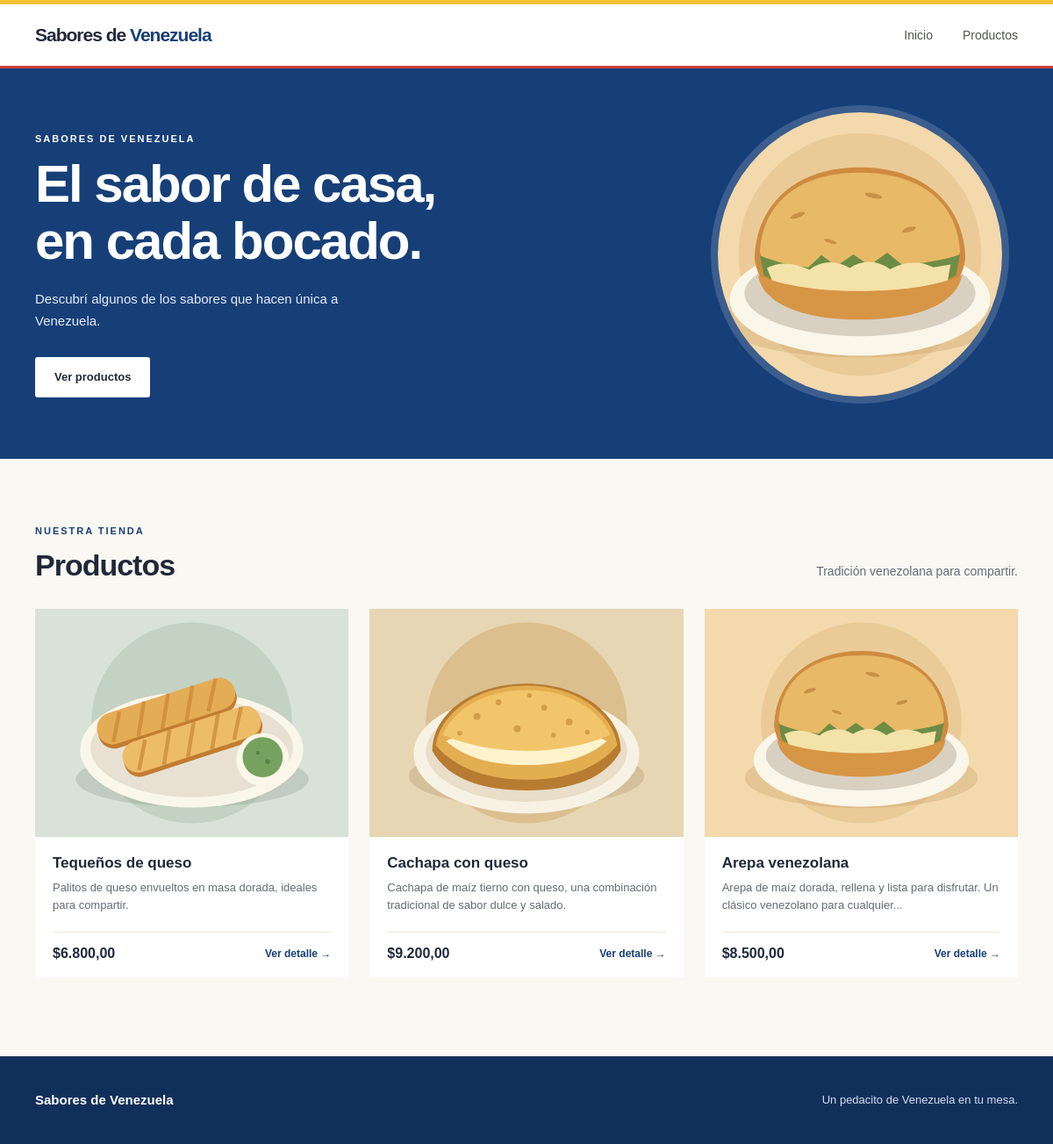
The page / on the database its author committed.
### tables this page shows
CREATE TABLE IF NOT EXISTS products (
	id INT UNSIGNED NOT NULL AUTO_INCREMENT,
	name VARCHAR(150) NOT NULL,
	description TEXT NOT NULL,
	price DECIMAL(10, 2) NOT NULL DEFAULT 0.00,
	image VARCHAR(500) DEFAULT NULL,
	stock INT UNSIGNED NOT NULL DEFAULT 0,
	created_at TIMESTAMP NOT NULL DEFAULT CURRENT_TIMESTAMP,
	PRIMARY KEY (id)
);

### application/controllers/Products.php (called while the page is built, shortened)
<?php
class Products extends CI_Controller
{
	public function __construct()
	{
		$this->load->database();
		$this->load->model('Product_model');
		$this->load->helper(array('product', 'text', 'url'));
	}
	public function index()
	{
		$data['products'] = $this->Product_model->get_all();
		$this->load->view('templates/header', array('title' => 'Inicio'));
		$this->load->view('products/index', $data);
		$this->load->view('templates/footer');
	}
}

### index.php (called while the page is built, shortened)
<?php
require_once BASEPATH.'core/CodeIgniter.php';

### application/models/Product_model.php (called while the page is built, shortened)
<?php
class Product_model extends CI_Model
{
	public function get_all()
	{
		return $this->db->order_by('id', 'DESC')
			->get('products')
			->result();
	}
}

### application/helpers/product_helper.php (called while the page is built, shortened)
<?php
function product_image_url($image)
{
	return base_url($image);
}

### application/views/products/index.php (the view, shortened to what this page needs)
<section class="hero">
	<div class="hero-content">
		<p class="eyebrow">SABORES DE VENEZUELA</p>
		<h1>El sabor de casa,<br>en cada bocado.</h1>
		<p>Descubrí algunos de los sabores que hacen única a Venezuela.</p>
		<a class="button button-light" href="#productos">Ver productos</a>
	</div>
	<div class="hero-decoration" aria-hidden="true">
		<img src="<?php echo base_url('assets/images/arepa.svg'); ?>" alt="">
	</div>
</section>
<section class="products-section" id="productos">
	<div class="section-heading">
		<div>
			<p class="eyebrow">NUESTRA TIENDA</p>
			<h2>Productos</h2>
		</div>
		<p>Tradición venezolana para compartir.</p>
	</div>
	<?php if (empty($products)): ?>
		<div class="empty-state">
			<h3>Próximamente</h3>
			<p>Estamos preparando los productos para la tienda.</p>
		</div>
	<?php else: ?>
		<div class="product-grid">
			<?php foreach ($products as $product): ?>
				<article class="product-card">
					<a class="product-image" href="<?php echo site_url('productos/' . (int) $product->id); ?>">
						<?php if (!empty($product->image)): ?>
							<img src="<?php echo html_escape(product_image_url($product->image)); ?>" alt="<?php echo html_escape($product->name); ?>">
						<?php else: ?>
							<span class="image-placeholder">Venezuela</span>
						<?php endif; ?>
					</a>
					<div class="product-info">
						<h3><a href="<?php echo site_url('productos/' . (int) $product->id); ?>"><?php echo html_escape($product->name); ?></a></h3>
						<p class="product-description"><?php echo html_escape(character_limiter(strip_tags($product->description), 90, '...')); ?></p>
						<div class="product-card-bottom">
							<strong>$<?php echo number_format((float) $product->price, 2, ',', '.'); ?></strong>
							<a class="text-link" href="<?php echo site_url('productos/' . (int) $product->id); ?>">Ver detalle <span aria-hidden="true">&rarr;</span></a>
						</div>
					</div>
				</article>
			<?php endforeach; ?>
		</div>
	<?php endif; ?>
</section>

### application/views/templates/header.php (shortened to what this page needs)
<!DOCTYPE html>
<html lang="es">
<head>
	<link rel="stylesheet" href="<?php echo base_url('assets/css/style.css'); ?>">
</head>
<body>
	<header class="site-header">
		<div class="header-content">
			<a class="brand" href="<?php echo site_url(); ?>">Sabores de <span>Venezuela</span></a>
			<nav aria-label="Navegación principal">
				<a href="<?php echo site_url(); ?>">Inicio</a>
				<a href="<?php echo site_url('productos'); ?>">Productos</a>
			</nav>
		</div>
	</header>
	<main>

### application/views/templates/footer.php (shortened to what this page needs)
	</main>
	<footer class="site-footer">
		<div class="footer-content">
			<p>Sabores de Venezuela</p>
			<p>Un pedacito de Venezuela en tu mesa.</p>
		</div>
	</footer>
</body>
</html>

### assets/css/style.css (style rules this page uses)
:root { --ink: #20283a; --muted: #646b77; --paper: #faf8f2; --line: #ede7d9; --green: #163f78; --green-dark: #102f5b; }
* { box-sizing: border-box; }
html { scroll-behavior: smooth; }
body { margin: 0; background: var(--paper); color: var(--ink); font-family: "DM Sans", Arial, sans-serif; -webkit-font-smoothing: antialiased; }
a { color: inherit; text-decoration: none; }
.site-header { height: 78px; background: #fff; border-top: 5px solid #f4c335; border-bottom: 3px solid #cf3e3a; }
.header-content, .footer-content { width: min(1120px, calc(100% - 48px)); height: 100%; margin: 0 auto; display: flex; align-items: center; justify-content: space-between; }
.brand { font: 800 21px "Manrope", sans-serif; letter-spacing: -1px; }
.brand span { color: var(--green); }
nav { display: flex; gap: 34px; color: #50544d; font-size: 14px; }
.hero { position: relative; min-height: 430px; overflow: hidden; background: #163f78; color: white; }
.hero-content { position: relative; z-index: 1; width: min(1120px, calc(100% - 48px)); margin: 0 auto; padding: 74px 0 70px; }
.eyebrow { margin: 0 0 14px; font-size: 11px; font-weight: 700; letter-spacing: 2px; }
.hero h1, .detail-info h1 { margin: 0; font: 800 clamp(40px, 5vw, 64px)/1.08 "Manrope", sans-serif; letter-spacing: -2px; }
.hero-content > p:not(.eyebrow) { max-width: 390px; margin: 20px 0 28px; color: #e7edf7; font-size: 15px; line-height: 1.7; }
.button { display: inline-flex; min-height: 46px; align-items: center; justify-content: center; padding: 0 22px; border-radius: 3px; font-size: 13px; font-weight: 700; transition: background .2s ease, transform .2s ease; }
.button-light { background: #fff; color: var(--ink); }
.hero-decoration { position: absolute; top: 0; right: max(calc((100vw - 1120px) / 2), 24px); width: 400px; height: 100%; }
.hero-decoration img { position: absolute; top: 42px; right: 10px; width: 340px; height: 340px; border: 8px solid rgba(255, 255, 255, .16); border-radius: 50%; object-fit: cover; }
.products-section, .detail-section { width: min(1120px, calc(100% - 48px)); margin: 0 auto; padding: 76px 0 90px; }
.section-heading { display: flex; align-items: flex-end; justify-content: space-between; margin-bottom: 30px; }
.section-heading .eyebrow, .detail-info .eyebrow { color: var(--green); }
.section-heading h2 { margin: 0; font: 700 34px "Manrope", sans-serif; letter-spacing: -1px; }
.section-heading > p { margin: 0 0 5px; color: var(--muted); font-size: 14px; }
.product-grid { display: grid; grid-template-columns: repeat(3, minmax(0, 1fr)); gap: 24px; }
.product-card { overflow: hidden; background: white; }
.product-image, .detail-image { position: relative; display: flex; overflow: hidden; align-items: center; justify-content: center; background: #f4e9d4; }
.product-image { height: 260px; }
.product-image img, .detail-image img { width: 100%; height: 100%; object-fit: cover; transition: transform .35s ease; }
.product-info { padding: 20px 20px 18px; }
.product-info h3 { margin: 0 0 8px; font: 700 17px "Manrope", sans-serif; }
.product-description { min-height: 40px; margin: 0; color: var(--muted); font-size: 13px; line-height: 1.55; }
.product-card-bottom { display: flex; align-items: center; justify-content: space-between; margin-top: 20px; padding-top: 15px; border-top: 1px solid var(--line); }
.product-card-bottom strong { font-size: 16px; }
.text-link { color: var(--green); font-size: 12px; font-weight: 700; }
.site-footer { min-height: 100px; background: #102f5b; color: white; }
.footer-content { min-height: 100px; }
.footer-content p:first-child { font: 700 15px "Manrope", sans-serif; }
.footer-content p:last-child { color: #d4dfef; font-size: 13px; }

### rows shown on the page
products: image (picture), name "Tequeños de queso", description "Palitos de queso envueltos en masa dorada, ideales para compartir.", price "6.800,00"
products: image (picture), name "Cachapa con queso", description "Cachapa de maíz tierno con queso, una combinación tradicional de sabor dulce y salado.", price "9.200,00"
products: image (picture), name "Arepa venezolana", description "Arepa de maíz dorada, rellena y lista para disfrutar. Un clásico venezolano para cualquier...", price "8.500,00"
